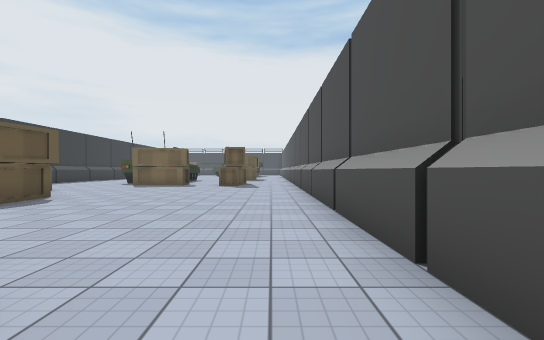
view 1 (above)

24 first-person views from a walk through a 3-D level made in the Unity game engine. The camera is 1.3 m above the floor, looks level and sees 90° across. The floor is counted in squares, 2 m on a side. Each view is taken from the middle of a square. On the plan, view 1 faces up. The plan holds only what a view shows up to about 9 squares ahead; the rest is blank. The place goes on beyond the plan. Some surface patterns are stand-ins.

view 2
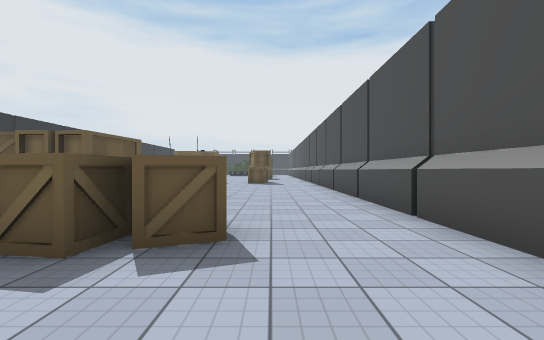

view 3
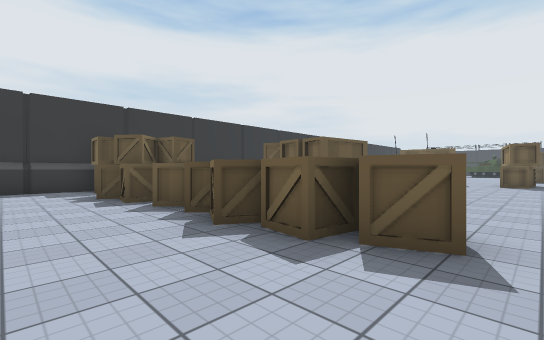

view 4
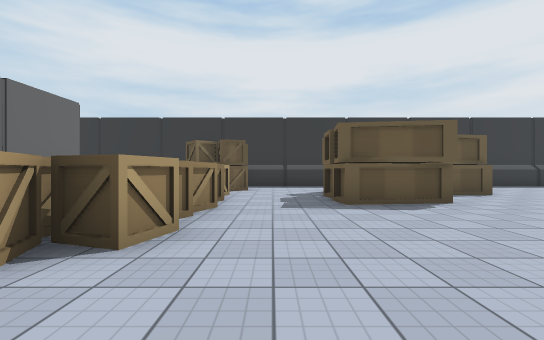

view 5
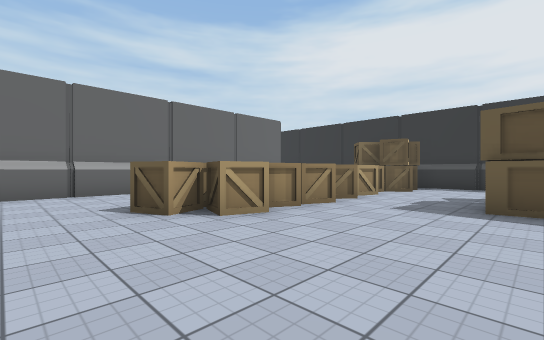

view 6
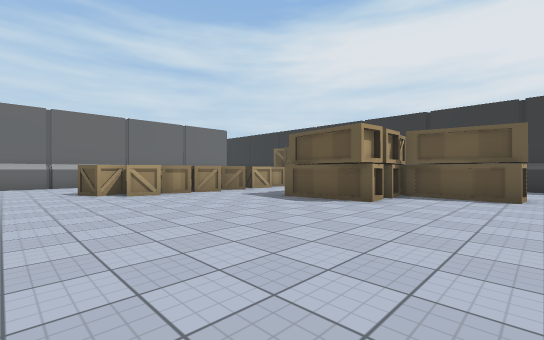

view 7
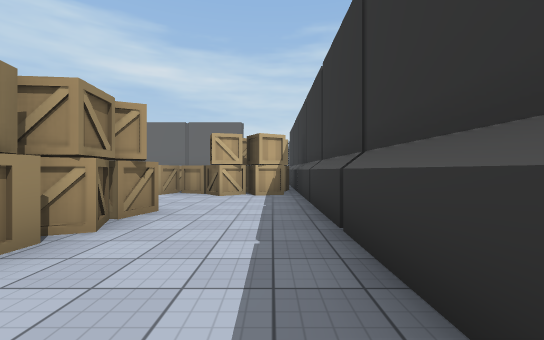

view 8
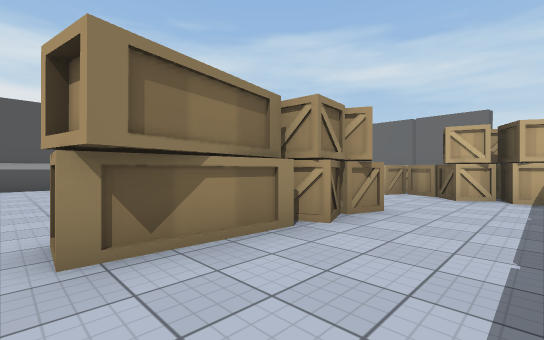

view 9
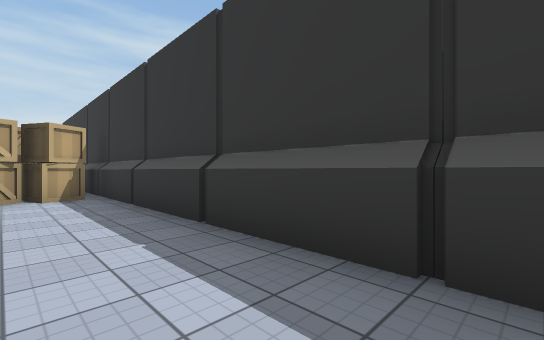

view 10
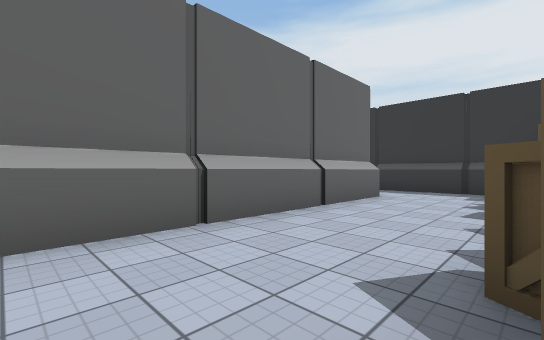

view 11
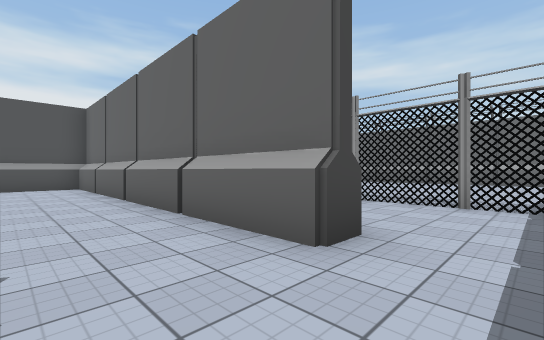

view 12
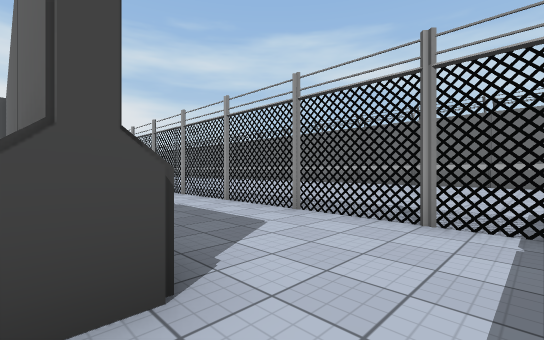

view 13
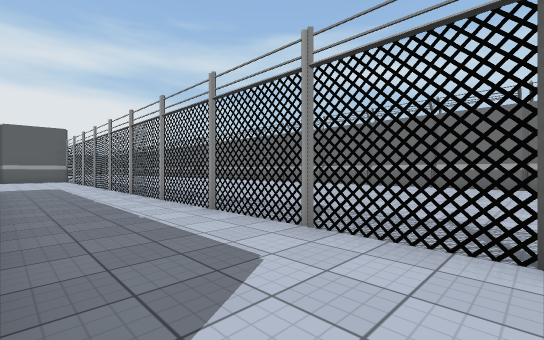

view 14
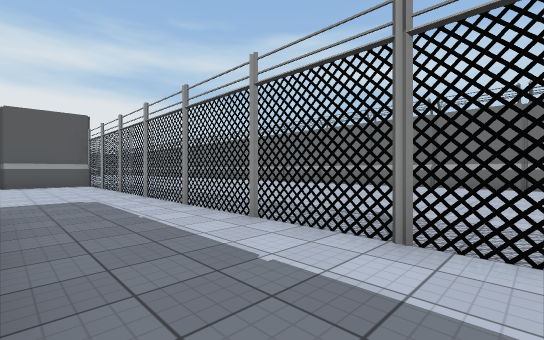

view 15
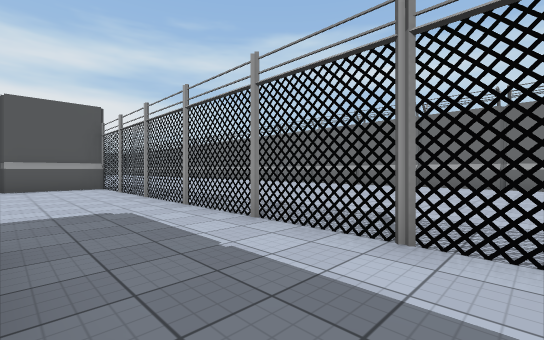

view 16
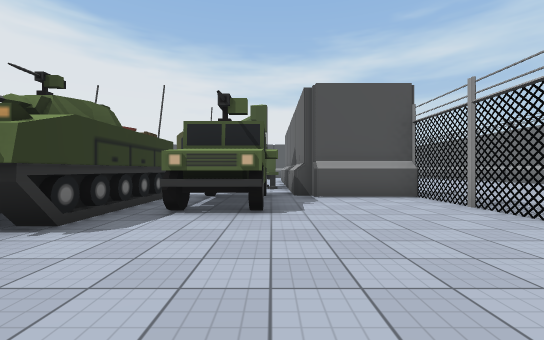

view 17
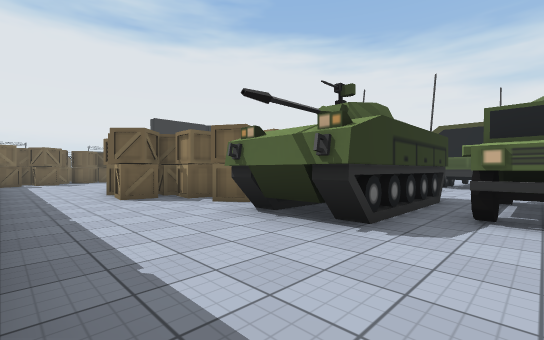

view 18
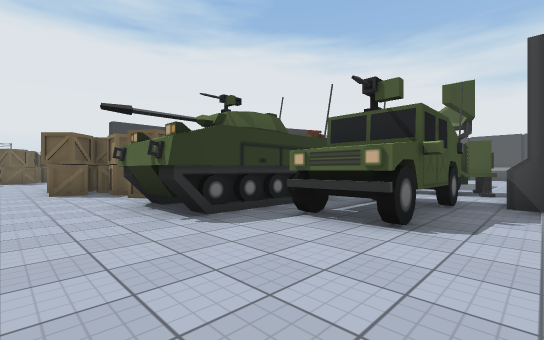

view 19
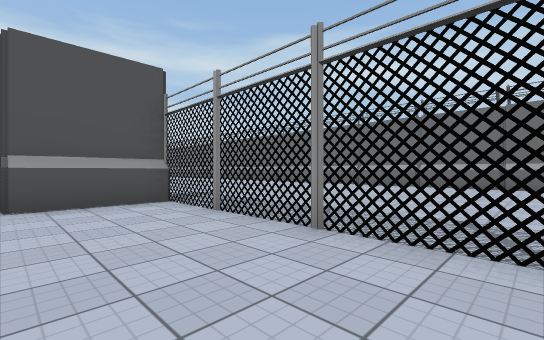

view 20
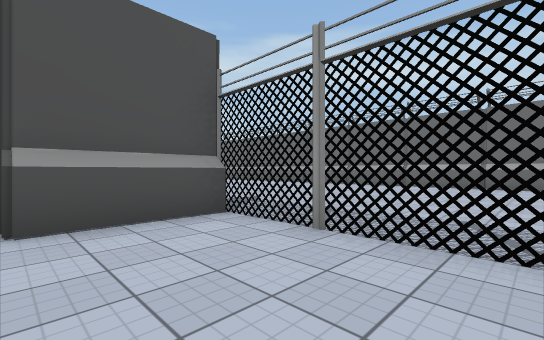

view 21
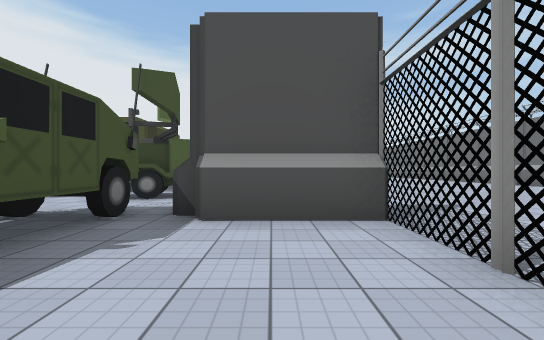

view 22
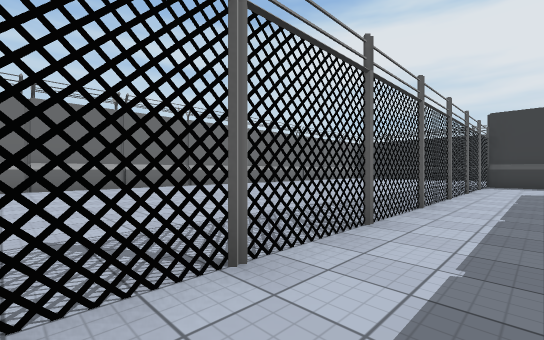

view 23
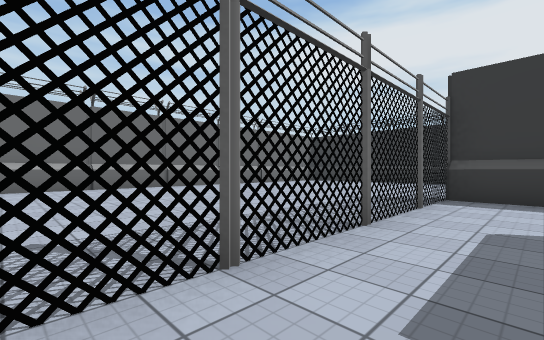

view 24
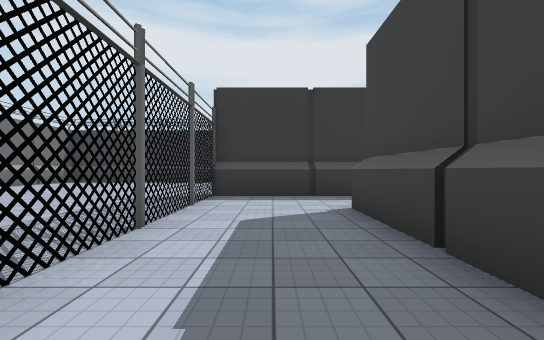

### Floor plan
Key: @ floor where view 1 was taken; # wall or solid block; . floor; = window, fence, low wall or low ledge; C crate; F fence; T truck; O other object.
Columns run from 13 left of view 1 to 14 right of it. Each row starts with its distance up from view 1.
  9   #...........#...
  8   #..CC.......#...
  7   #..CC.......#...O
  6   #..CCCC.....#..CC
  5   #..CCCC.....#..CCO
  4   #...........#...CC
  3   #...........#...CC
  2   #CC.CCC.C...#....
  1   #CCCCCCCCC..#...##
  0   #C.CCCCCC..@#...####....T
 -1   #...........#.....O....OTT
 -2   #...........#....OOOO.OO.
 -3   #..##########.....O....O.
 -4   #...................###
 -5   #...................#
 -6   #F.F.FF.FFFFF..F.FFF#
 -7 ...=.=.=.=.....=====....
 -8 ..........................
 -9  ..........................
-10  ..........................
-11 ...........................
-12 .......................  ..
-13    ...................
-14    ..................
-15    ... .............
-16    #################

Where each view was taken, in squares from view 1:
view 1: 0 up, 0 right, facing up
view 2: 2 down, 1 left, facing up
view 3: 2 down, 1 left, facing up-left
view 4: 3 up, 0 right, facing left
view 5: 5 up, 0 right, facing down-left
view 6: 9 up, 0 right, facing down-left
view 7: 9 up, 10 left, facing down
view 8: 9 up, 10 left, facing down-right
view 9: 9 up, 9 left, facing down-left
view 10: 0 up, 2 left, facing down-left
view 11: 1 down, 10 left, facing down-right
view 12: 3 down, 10 left, facing down-right
view 13: 4 down, 9 left, facing down-right
view 14: 4 down, 4 left, facing down-right
view 15: 4 down, 2 left, facing down-right
view 16: 3 down, 2 right, facing right
view 17: 2 down, 2 right, facing up-right
view 18: 4 down, 3 right, facing up-right
view 19: 4 down, 3 right, facing down-right
view 20: 4 down, 5 right, facing down-right
view 21: 5 down, 5 right, facing right
view 22: 5 down, 2 right, facing down-left
view 23: 5 down, 4 left, facing down-left
view 24: 5 down, 4 left, facing left
